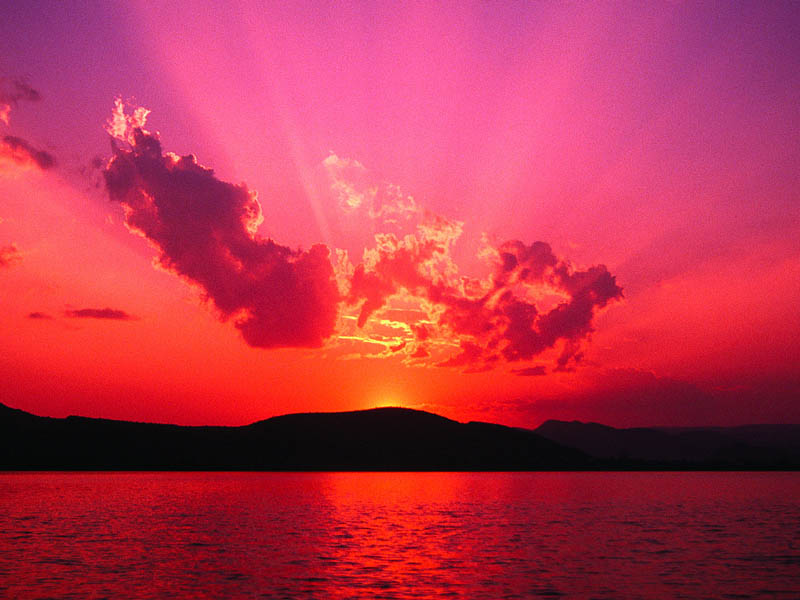
%> input picture gui/gui/Sunset.jpg, 800 x 600 px
$ octave --eval "result = sobel(imread('Sunset.jpg'));"   (GNU Octave 9; MATLAB toolbox functions it lacks are replaced by stand-ins)
%> lines starting %> are read from the running program, lines starting %| are printed output that depends on the picture
function [m]= sobel(image)

m=rgb2gray(image);
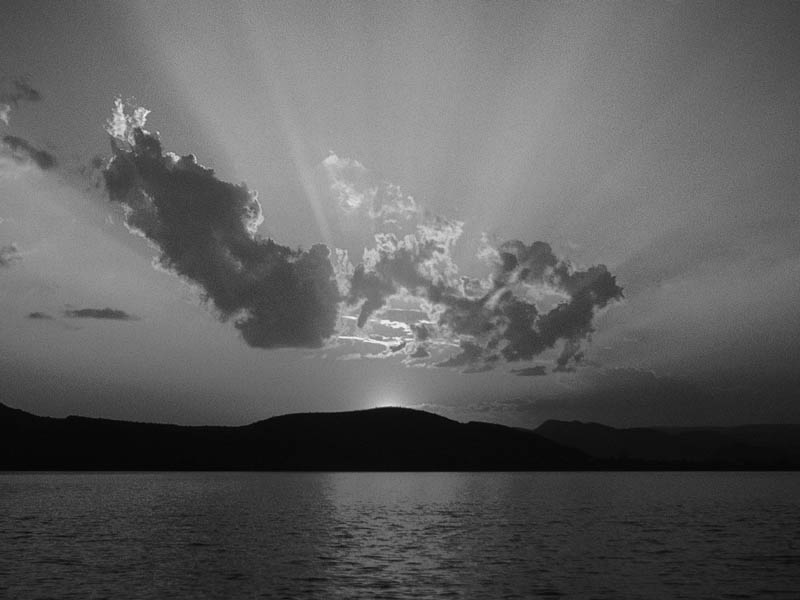
%> m: size 600x800 uint8; min 3, max 249, mean 94.3
m=im2double(m);
%> m: size 600x800 double
m=edge(m,'sobel');
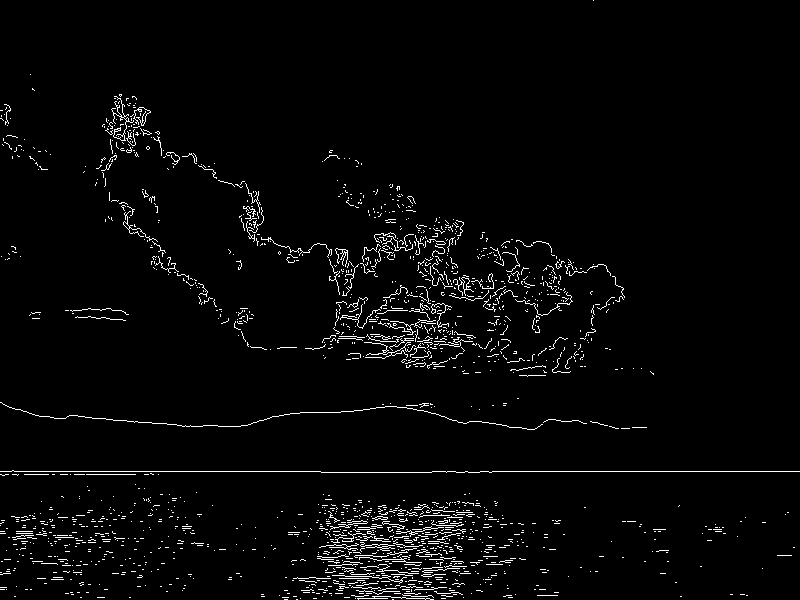
%> m: size 600x800 logical; 2.8% white in thin lines or dots
